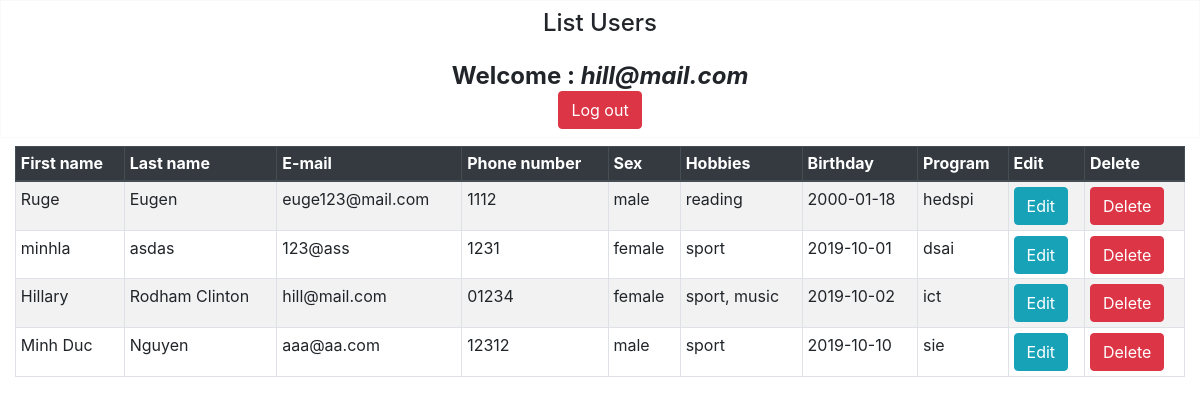
The page /list.php (signed in) on the database its author committed.
### tables this page shows
CREATE TABLE `user` (
  `id` int(11) NOT NULL,
  `firstname` text NOT NULL,
  `lastname` text NOT NULL,
  `email` text NOT NULL,
  `phonenumber` text NOT NULL,
  `password` text NOT NULL,
  `sex` text NOT NULL,
  `hobbies` text NOT NULL,
  `bday` date NOT NULL,
  `program` varchar(10) NOT NULL,
  `reg_date` timestamp NOT NULL DEFAULT current_timestamp()
);

### server/session.php (called while the page is built, shortened)
<?php
$db = mysqli_connect("localhost", "root", "", "test2");
$user_check = $_SESSION['login_user'];
$query = "SELECT email from user where email = '$user_check'";
$ses_sql = mysqli_query($db, $query);
$row = mysqli_fetch_assoc($ses_sql);
$login_session = $row['email'];
?>

### list.php (the view, shortened to what this page needs)
<?php
include('./server/session.php');
?>
<!DOCTYPE html>
<html lang="en">
<head>
    <link rel="stylesheet" href="https://stackpath.bootstrapcdn.com/bootstrap/4.3.1/css/bootstrap.min.css">
</head>
<body>
<div class="h4 text-center border border-light p-2">
	<p class="h4 mb-4 text-center">List Users</p>
	<b id="welcome" class="text-center">Welcome : <i><?php echo $login_session; ?></i></b>
	<form action="./server/logout.php" method="post">
		<button type="submit" class="btn btn-danger">Log out</button>
	</form>
</div>
    <div class="container-fluid">
        <table class="table table-hover table-responsive-md table-striped table-bordered table-sm">
            <thead class="thead-dark">
                <tr>
                    <th scope="col">First name</th>
                    <th scope="col">Last name</th>
                    <th scope="col">E-mail</th>
                    <th scope="col">Phone number</th>
                    <th scope="col">Sex</th>
                    <th scope="col">Hobbies</th>
                    <th scope="col">Birthday</th>
                    <th scope="col">Program</th>
                    <th scope="col">Edit</th>
                    <th scope="col">Delete</th>
                </tr>
            </thead>
            <tbody>
                <?php
                $db = mysqli_connect('localhost', 'root', '', 'test2');
                $query = "SELECT * FROM `user` ORDER BY id DESC";
                $result = mysqli_query($db, $query);
                while ($row = mysqli_fetch_array($result)) {
                    ?>
                    <tr>
                        <td><?php echo $row['firstname'] ?></td>
                        <td><?php echo $row['lastname'] ?></td>
                        <td><?php echo $row['email'] ?></td>
                        <td><?php echo $row['phonenumber'] ?></td>
                        <td><?php echo $row['sex'] ?></td>
                        <td><?php echo $row['hobbies'] ?></td>
                        <td><?php echo $row['bday'] ?></td>
                        <td><?php echo $row['program'] ?></td>
                        <td><a href="./edit.php?id=<?php echo $row['id'] ?>"><button type="button" class="btn btn-info">Edit</button></a></td>
                        <td><a href="./server/delete.php?id=<?php echo $row['id'] ?>"><button type="button" class="btn btn-danger" onclick="return confirm('Are you sure?')">Delete</button></a></button>
                    </tr>
                <?php
                }
                ?>
            </tbody>
        </table>
    </div>
</body>
</html>

### rows shown on the page
user: email "hill@mail.com", firstname "Hillary", lastname "Rodham Clinton", phonenumber "01234", sex "female", hobbies "sport, music", bday "2019-10-02", program "ict"
user: firstname "Ruge", lastname "Eugen", email "euge123@mail.com", phonenumber "1112", sex "male", hobbies "reading", bday "2000-01-18", program "hedspi"
user: firstname "minhla", lastname "asdas", email "123@ass", phonenumber "1231", sex "female", hobbies "sport", bday "2019-10-01", program "dsai"
user: firstname "Minh Duc", lastname "Nguyen", email "aaa@aa.com", phonenumber "12312", sex "male", hobbies "sport", bday "2019-10-10", program "sie"
